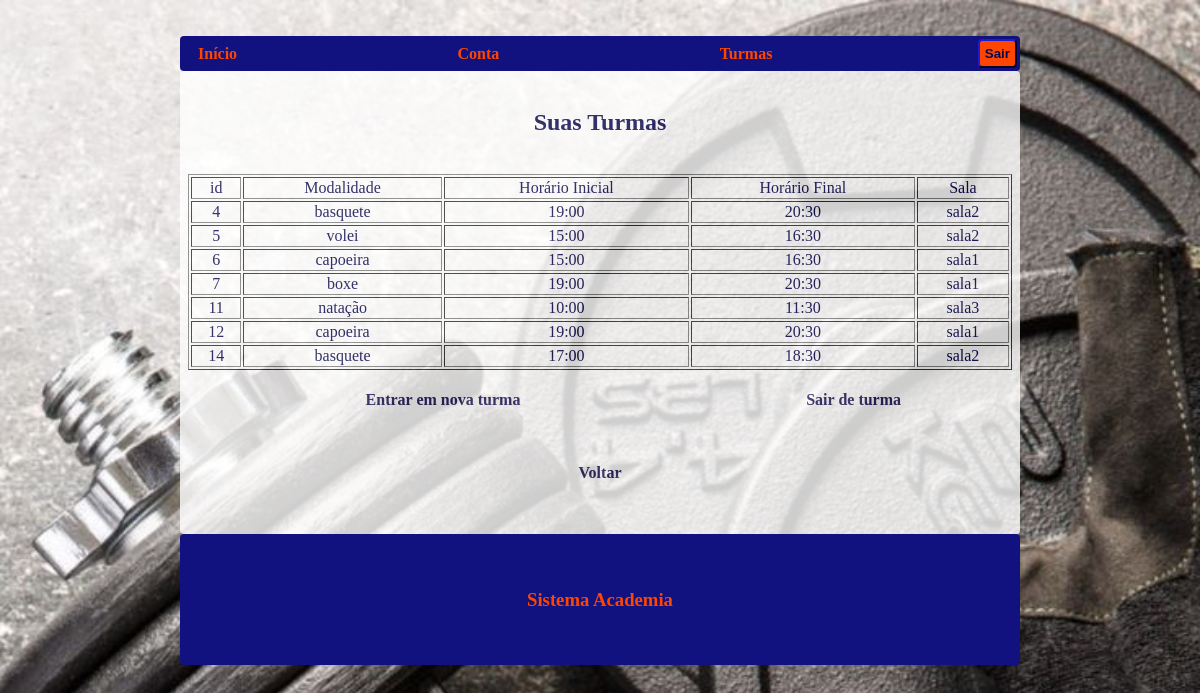
/inicio/turmas (signed in), run on the app's committed database.
### tables this page shows
CREATE TABLE turmas
                    (
                    id INTEGER PRIMARY KEY AUTOINCREMENT,
                    modalidade TEXT,
                    horarioInicial TEXT,
                    horarioFinal TEXT,
                    sala TEXT,
                    FOREIGN KEY (sala) REFERENCES salas(sala) ON DELETE SET NULL,
                    FOREIGN KEY (modalidade) REFERENCES modalidades(modalidade) ON DELETE SET NULL
                    );

### app.py (the view)
@app.route("/inicio/turmas")
def alunoTurmas():
    if user:
        cpfLogado = session['logado']
        conexao = sqlite3.connect('sistemaAcademia.db')
        cursor = conexao.cursor()
        cursor.execute("SELECT turma FROM turmasxalunos WHERE aluno=?",(cpfLogado,))
        turmasDoAluno = cursor.fetchall()
        turmas = []
        for i in turmasDoAluno:
            cursor.execute("SELECT * FROM turmas WHERE id=?",(i[0],))
            turma = cursor.fetchone()
            turmas.append(turma)
        conexao.close()
        return render_template("alunoTurmas.html",turmas=turmas)
    elif admin:
        return redirect("/adm")
    else:
        return redirect("/login")

### templates/alunoTurmas.html (shortened to what this page needs)
<!Doctype html>
<html>
<head>
    <link rel="stylesheet" type="text/css" href="{{ url_for('static', filename='Estilo.css') }}">
</head>
<body>
    <nav>
        <a href="/inicio">Início</a>
        <a href="/inicio/conta">Conta</a>
        <a href="/inicio/turmas">Turmas</a>
        <form action="/sair" method="get">
            <button type="submit" id="botaosair">Sair</button>
        </form>
    </nav>
    <div class="caixa">
    <br>
    <h2 align="center">Suas Turmas</h2>
    <br>
    <table border = "1" width = "100%">
        <tr align ="center">
        <td>id</td>
        <td>Modalidade</td>
        <td>Horário Inicial</td>
        <td>Horário Final</td>
        <td>Sala</td>
        </tr>
        {% for turma in turmas %}
        <tr align = "center">
        <td>{{ turma[0] }}</td>
        <td>{{ turma[1] }}</td>
        <td>{{ turma[2] }}</td>
        <td>{{ turma[3] }}</td>
        <td>{{ turma[4] }}</td>
        </tr>
        {% endfor %}
    </table>
    <br>
    <table width="100%">
        <tr align="center">
            <td><a href="turmas/entrar"> Entrar em nova turma </a></td>
            <td><a href="turmas/sair"> Sair de turma </a></td>
        </tr>
    </table>
    <br>
    <br>
    <p align="center">
        <a href="/inicio"> Voltar </a>
    </p>
    <br>
    <br>
</div>
</body>
<footer>
    <br>
    <br>
    <h3>Sistema Academia</h3>
    <br>
    <br>
</footer>
</html>

### static/Estilo.css (style rules this page uses)
body { background-image: url('/static/imagens/imagemFundo.jpg'); background-blend-mode: multiply; background-color: white; color:#08084d; background-repeat: no-repeat; background-attachment: fixed; background-size: cover; margin-top: 3%; margin-left: 15%; margin-right: 15%; margin-bottom: 1%; position:relative; }
form { text-align: center; }
footer { border-radius: 4px; text-align: center; background-color: #11117f; color: orangered; }
footer h3 { text-align: center; }
a { background-color:transparent; color:#272262; font-weight: bold; text-decoration: none; transition: all .3s ease-out; }
nav { display:flex; justify-content:space-between; align-items: center; background-color: #11117f; text-align: center; padding: 3px; border-radius: 4px; }
nav a { margin-left: 15px; margin-right: 15px; background-color: #11117f; color:orangered; }
button { background-color: white; border-color: #11117f; color:#08084d; padding: 7px; font-weight: bold; border-radius: 4px; cursor: pointer; outline: none; transition: all .4s ease-out; }
.caixa { border-radius: 4px; background-color: white; opacity: 80%; padding-left: 1%; padding-right: 1%; justify-content: center; align-items: center; }
#botaosair { padding: 5px; border-radius: 4px; background-color: orangered; border-color: #11117f; color: #08084d; }

### data on the page
turmas: id "4", modalidade "basquete", horarioInicial "19:00", horarioFinal "20:30", sala "sala2"
turmas: id "5", modalidade "volei", horarioInicial "15:00", horarioFinal "16:30", sala "sala2"
turmas: id "6", modalidade "capoeira", horarioInicial "15:00", horarioFinal "16:30", sala "sala1"
turmas: id "7", modalidade "boxe", horarioInicial "19:00", horarioFinal "20:30", sala "sala1"
turmas: id "11", modalidade "natação", horarioInicial "10:00", horarioFinal "11:30", sala "sala3"
turmas: id "12", modalidade "capoeira", horarioInicial "19:00", horarioFinal "20:30", sala "sala1"
turmas: id "14", modalidade "basquete", horarioInicial "17:00", horarioFinal "18:30", sala "sala2"
